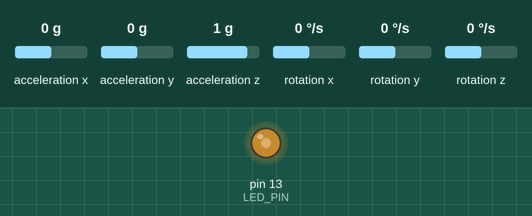
The sketch below on a simulated Arduino Uno, built with avr-gcc and run on an emulated ATmega328P. On the bench: output pins drawn as LEDs (lit = HIGH). Inputs (shaded band) come from the test bench; at power-on: acceleration x 0 g, acceleration y 0 g, acceleration z 1 g, rotation x 0 °/s, rotation y 0 °/s, rotation z 0 °/s. What the sketch prints to the serial monitor is not drawn.

Above: at 0.2 s.
Timing chart, 0 to 9.8 s (numbered marks = the images above):
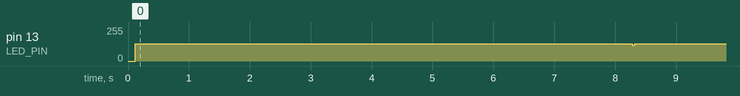

The sketch:

MPU_calibration.ino
```cpp
// I2Cdev and MPU6050 libraries
#include <I2Cdev.h>
#include <MPU6050.h>
#include "Wire.h"

// class default I2C address is 0x68
// AD0 low = 0x68 (default for InvenSense evaluation board)
// AD0 high = 0x69
MPU6050 mpu(0x68);

int16_t ax, ay, az;
int i;

// Offsets:
// TO KEEP ! Factory offsets : -2694 -175 1026
double offsetX, offsetY, offsetZ;

#define OUTPUT_READABLE_ACCELGYRO

#define LED_PIN 13
bool blinkState = false;

/* A function that can calibrate the mpu automatically.
   After setting all the offsets to 0, it averages 1024 samples, then sets the new offsets.
   The code is pretty straightforward.
   */

void setup() {
    // join I2C bus (I2Cdev library doesn't do this automatically)
    Wire.begin();

    // Initializing serial communication
    Serial.begin(9600);

    // Initializing device
    Serial.println("Initializing I2C devices...");
    mpu.initialize();

    // Verifying connection
    Serial.println("Testing device connections...");
    Serial.println(mpu.testConnection() ? "MPU6050 connection successful" : "MPU6050 connection failed");

    // Setting and displaying range of accelerometer
    /* 0 = +/- 2g = +/- 250 degrees/sec
     * 1 = +/- 4g = +/- 500 degrees/sec
     * 2 = +/- 8g = +/- 1000 degrees/sec
     * 3 = +/- 16g = +/- 2000 degrees/sec   */
    mpu.setFullScaleAccelRange(2);
    Serial.print("accel range : ");
    Serial.println(mpu.getFullScaleAccelRange());

    Serial.println("Initializing offsets...");
    mpu.setXAccelOffset(0);
    mpu.setYAccelOffset(0);
    mpu.setZAccelOffset(0);

    // Configure Arduino LED for
    pinMode(LED_PIN, OUTPUT);

}

void loop() {
    // Reading raw accel/gyro
  mpu.getAcceleration(&ax, &ay, &az);

  offsetX+=ax;
  offsetY+=ay;
  offsetZ+=az;

  /*Serial.print("offsets:");
  Serial.print(offsetX); Serial.print("\t");
  Serial.print(offsetY); Serial.print("\t");
  Serial.println(offsetZ);*/

  if(i==4096) {
      // Calculating average
      offsetX=offsetX/4096;
      offsetY=offsetY/4096;
      offsetZ=offsetZ/4096;
    Serial.print("Final offsets (TO KEEP)");
    Serial.print(offsetX); Serial.print("\t");
    Serial.print(offsetY); Serial.print("\t");
    Serial.println(offsetZ);
  }

  i++;

    // blink LED to indicate activity
    blinkState = !blinkState;
    digitalWrite(LED_PIN, blinkState);
}
```

Measured:
- by itself, pin 13 (LED_PIN): 0/255 → 128/255 at 0.12 s
